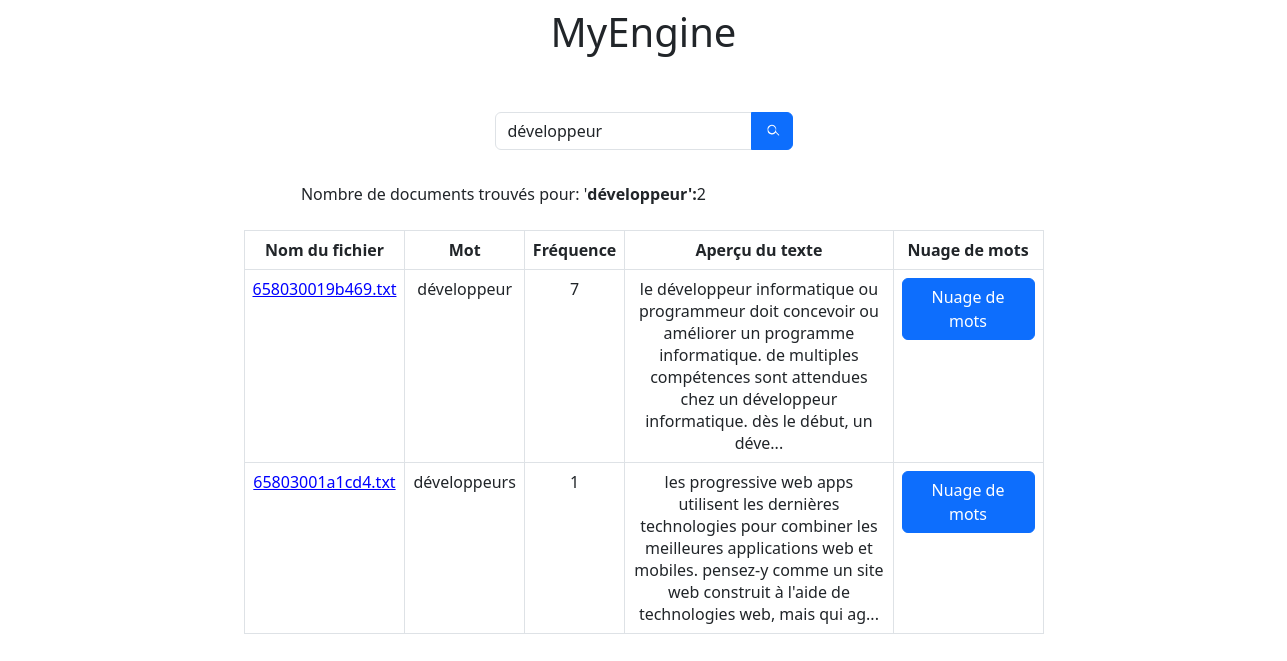
/showDocumentFind.php?word=développeur, run on the app's committed database.
### tables this page shows
CREATE TABLE `document` (
  `id` int NOT NULL,
  `titre` varchar(250) NOT NULL,
  `path` varchar(250) NOT NULL,
  `content` text NOT NULL
);

### bdd.php (called while the page is built, shortened)
<?php
function getDocumentById(PDO $cnx, int $id): array
{
    $document = $cnx->prepare('SELECT * FROM document WHERE id = ?');
    $document->bindValue(1, $id);
    $document->execute();
    return $document ? $document->fetch() : [];
}
function findWord(PDO $cnx, string $word): array
{
    $wordInBdd = $cnx->prepare("SELECT * FROM `mot` WHERE mot LIKE '%' ? '%'");
    $wordInBdd->bindValue(1, $word);
    $wordInBdd->execute();
    $result = $wordInBdd->fetchAll();
    $documentsFind = [];
    foreach ($result as $wordBdd) {
        $wordAndDocuments = $cnx->prepare(
            'SELECT frequence, idDocument FROM document_mot WHERE idMot = ? ORDER BY frequence DESC'
        );
        $wordAndDocuments->bindValue(1, $wordBdd['id'], PDO::PARAM_INT);
        $wordAndDocuments->execute();
        foreach ($wordAndDocuments->fetchAll() as $wordAndDocument) {
            $doc = getDocumentById($cnx, $wordAndDocument['idDocument']);
            $documentsFind[] = [
                $doc['titre'],
                $wordAndDocument['frequence'],
                $wordBdd['mot'],
                $doc['path'],
                $wordAndDocument['idDocument'],
                $doc['content']
            ];
        }
    }
    $keyValues = array_column($documentsFind, 1);
    array_multisort($keyValues, SORT_DESC, $documentsFind);
    return $documentsFind;
}

### showDocumentFind.php (the view, shortened to what this page needs)
<!DOCTYPE>
<html lang="en">
<head>
    <link href="https://cdn.jsdelivr.net/npm/bootstrap@5.3.0-alpha3/dist/css/bootstrap.min.css" rel="stylesheet"
    >
    <link rel="stylesheet" href="./css/cloud.css">
</head>
<body>
    <div class="container mt-2">
        <h1 class="text-center">MyEngine</h1>
        <br><br>
        <form action="showDocumentFind.php" method="get">
            <div class="d-flex justify-content-center">
                <div class="mb-3" style="max-width: 400px;">
                    <div class="input-group">
                        <input
                            required="required" type="search"
                            class="form-control rounded-start" placeholder="Rechercher"
                            aria-label="Rechercher" name="word"
                            value=<?php echo $_GET['word'] ?? '' ?>
                        >
                        <button class="btn btn-primary rounded-end" type="submit">
                        </button>
                    </div>
                </div>
            </div>
        </form>
    </div>
    <div class="container text-center">
        <?php
            include 'utils.php';
            $documentsFind = findWord($cnx, $_GET['word']);
            echo "<div>";
            echo "<span class='mx-5' style='display:flex; position:relative; left: 15%'>
                Nombre de documents trouvés pour: '<b>" . $_GET['word'] . "':  </b>    "
                . '  ' . str_pad(count($documentsFind), 15, '  ', STR_PAD_LEFT);
            echo "</span>";
            echo "</div>";
            echo "<br>";
        ?>
        <table class="table table-bordered table-hover text-center mx-auto" style="max-width: 800px;">
            <thead>
                <tr>
                    <th>Nom du fichier</th>
                    <th>Mot</th>
                    <th>Fréquence</th>
                    <th>Aperçu du texte</th>
                    <th>Nuage de mots</th>
                </tr>
            </thead>
            <tbody>
                <?php
                    $page = $_GET['page'] ?? 1;
                    $nbElementInPage = 5;
                    $page = max(1, intval($page));
                    $start = ($page - 1) * $nbElementInPage;
                    $documents = array_slice($documentsFind, $start, $nbElementInPage);
                    foreach ($documents as $key => $document) {
                        echo "<tr>";
                            echo "<td>
                                <a href='./showContentFile.php?path=$document[3]' style='color:blue;'>
                                    $document[0]
                                </a>
                            </td>";
                            echo "<td>$document[2]</td>";
                            echo "<td>$document[1]</td>";
                            echo "<td>";
                                echo $document[5];
                            echo "<td data-document=" . $document[4] . " style='width:150px;'>
                                <a id='btn-cloud' class='btn btn-primary btn-cloud' role='button'>
                                    Nuage de mots
                                </a>
                            </td>";
                        echo "</tr>";
                    }
                ?>
            </tbody>
        </table>
    </div>
</body>
</html>

### data on the page
document: titre "658030019b469.txt", document "développeur", document "7", content "le développeur informatique ou programmeur doit concevoir ou améliorer un programme informatique. de multiples compétences sont attendues chez un développeur informatique. dès le début, un déve...", $document[4] 1 (drawn)
document: titre "65803001a1cd4.txt", document "développeurs", document "1", content "les progressive web apps utilisent les dernières technologies pour combiner les meilleures applications web et mobiles. pensez-y comme un site web construit à l'aide de technologies web, mais qui ag..."

### other printed values
$_GET['word'] "développeur"
str_pad(count($documentsFind), 15, '  ', STR_PAD_LEFT) "2"
